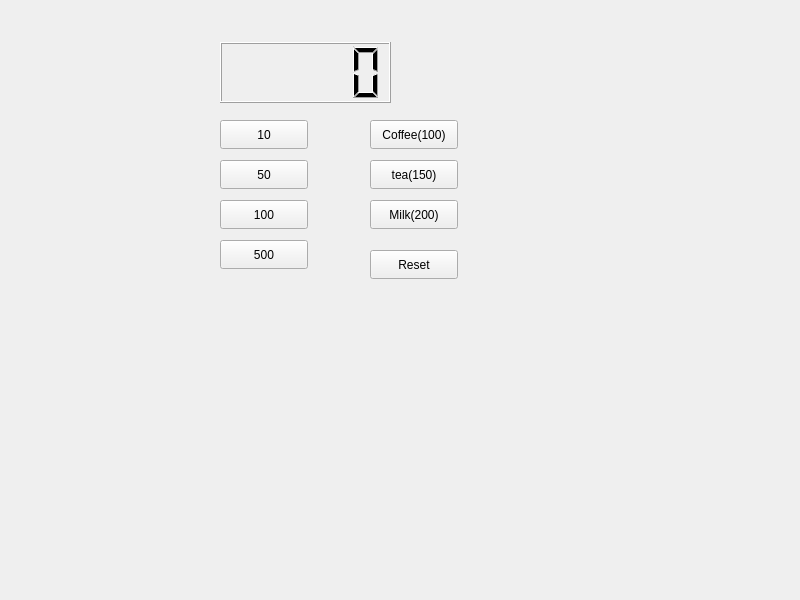
<?xml version="1.0" encoding="UTF-8"?>
<ui version="4.0">
 <class>Widget</class>
 <widget class="QWidget" name="Widget">
  <property name="geometry">
   <rect>
    <x>0</x>
    <y>0</y>
    <width>800</width>
    <height>600</height>
   </rect>
  </property>
  <property name="windowTitle">
   <string>Widget</string>
  </property>
  <widget class="QLCDNumber" name="lcdNumber">
   <property name="geometry">
    <rect>
     <x>220</x>
     <y>42</y>
     <width>171</width>
     <height>61</height>
    </rect>
   </property>
  </widget>
  <widget class="QPushButton" name="qb10">
   <property name="geometry">
    <rect>
     <x>220</x>
     <y>120</y>
     <width>88</width>
     <height>29</height>
    </rect>
   </property>
   <property name="text">
    <string>10</string>
   </property>
  </widget>
  <widget class="QPushButton" name="qb50">
   <property name="geometry">
    <rect>
     <x>220</x>
     <y>160</y>
     <width>88</width>
     <height>29</height>
    </rect>
   </property>
   <property name="text">
    <string>50</string>
   </property>
  </widget>
  <widget class="QPushButton" name="pb100">
   <property name="geometry">
    <rect>
     <x>220</x>
     <y>200</y>
     <width>88</width>
     <height>29</height>
    </rect>
   </property>
   <property name="text">
    <string>100</string>
   </property>
  </widget>
  <widget class="QPushButton" name="pb500">
   <property name="geometry">
    <rect>
     <x>220</x>
     <y>240</y>
     <width>88</width>
     <height>29</height>
    </rect>
   </property>
   <property name="text">
    <string>500</string>
   </property>
  </widget>
  <widget class="QPushButton" name="pbCoffee">
   <property name="geometry">
    <rect>
     <x>370</x>
     <y>120</y>
     <width>88</width>
     <height>29</height>
    </rect>
   </property>
   <property name="text">
    <string>Coffee(100)</string>
   </property>
  </widget>
  <widget class="QPushButton" name="pbTea">
   <property name="geometry">
    <rect>
     <x>370</x>
     <y>160</y>
     <width>88</width>
     <height>29</height>
    </rect>
   </property>
   <property name="text">
    <string>tea(150)</string>
   </property>
  </widget>
  <widget class="QPushButton" name="pbMilk">
   <property name="geometry">
    <rect>
     <x>370</x>
     <y>200</y>
     <width>88</width>
     <height>29</height>
    </rect>
   </property>
   <property name="text">
    <string>Milk(200)</string>
   </property>
  </widget>
  <widget class="QPushButton" name="pbReset">
   <property name="geometry">
    <rect>
     <x>370</x>
     <y>250</y>
     <width>88</width>
     <height>29</height>
    </rect>
   </property>
   <property name="text">
    <string>Reset</string>
   </property>
  </widget>
 </widget>
 <resources/>
 <connections/>
</ui>
